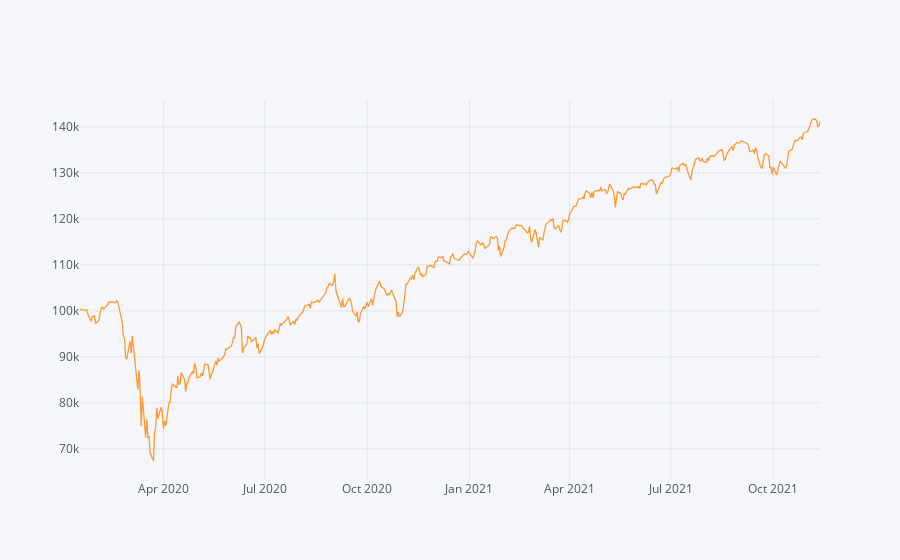

Here is the notebook cell this chart was saved with:
### Code cell
#Todo:
# Calculate the Absolute Return of a buy-and-hold strategy in the same period
absolute_return_bh = (r_df.Close.iloc[-1]-r_df.Open.iloc[0])/r_df.Open.iloc[0]
# Calculate the CAGR or a buy-and-hold trading strategy
CAGR_bh = ((r_df.Close.iloc[-1]/r_df.Open.iloc[0])**(252/len(df)))-1
#or
CAGR_bh = ((r_df.Close.iloc[-1]/r_df.Open.iloc[0])**(365/(df.index[-1] - df.index[0]).days))-1

# Calculate the IR (Sharpe without RF-rate) of a buy-and-hold trading strategy
information_ratio_bh = (r_df.Close.pct_change().mean()/r_df.Close.pct_change().std())*((252) **0.5)

#Plot the equity curve (hint: use 'close' returns and your initial capital value to generate an equity curve)
((r_df.Close.pct_change().dropna()+1).cumprod()*starting_capital).iplot()
#or
#((r_df.Close.pct_change().dropna()+1).cumprod()*starting_capital).plot()

### Figure 1 — Plotly figure (JSON) as saved in the notebook; plotly's stock layout.template omitted (floating-point values rounded to 4 significant figures; data arrays with more than 128 entries replaced by an {"elided": "..."} marker saying what was removed)
{"data": [{"line": {"color": "rgba(255, 153, 51, 1.0)", "dash": "solid", "shape": "linear", "width": 1.3}, "mode": "lines", "name": "Close", "text": "", "type": "scatter", "x": {"elided": "461 str values"}, "y": {"elided": "461 float values"}}], "layout": {"legend": {"bgcolor": "#F5F6F9", "font": {"color": "#4D5663"}}, "paper_bgcolor": "#F5F6F9", "plot_bgcolor": "#F5F6F9", "title": {"font": {"color": "#4D5663"}}, "xaxis": {"gridcolor": "#E1E5ED", "showgrid": true, "tickfont": {"color": "#4D5663"}, "title": {"font": {"color": "#4D5663"}, "text": ""}, "zerolinecolor": "#E1E5ED"}, "yaxis": {"gridcolor": "#E1E5ED", "showgrid": true, "tickfont": {"color": "#4D5663"}, "title": {"font": {"color": "#4D5663"}, "text": ""}, "zerolinecolor": "#E1E5ED"}}}
